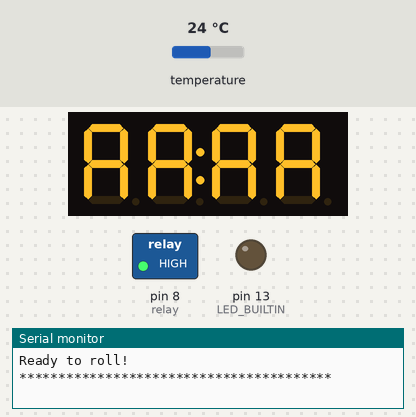
The program below on a simulated Arduino Nano, built with avr-gcc and run on an emulated ATmega328P. On the bench: 4-digit seven-segment display, switched loads named in the program (green lamp = pin HIGH), output pins drawn as LEDs (lit = HIGH), the last lines printed to the serial monitor. Inputs (shaded band) come from the test bench; at power-on: temperature 24 °C.

Above: at 0.1 s.
At 31.9 s:
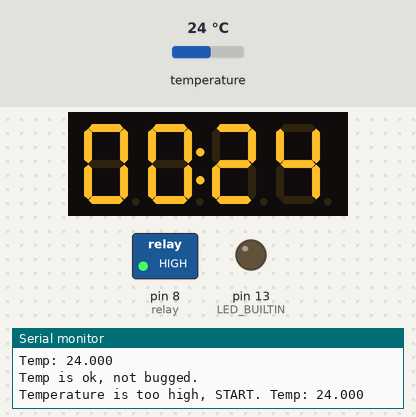
At 63.7 s:
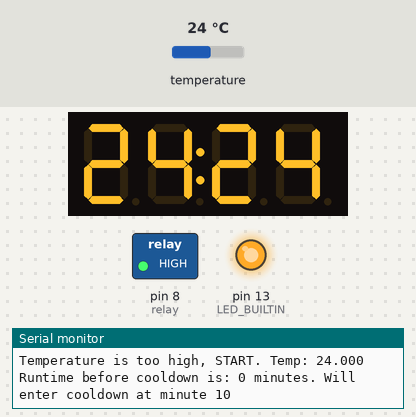
At 128.5 s:
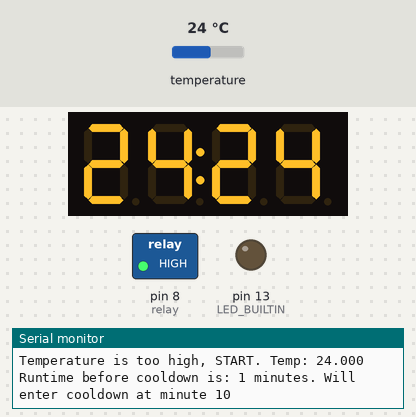
Timing chart, 0 to 130.0 s (numbered marks = the images above):
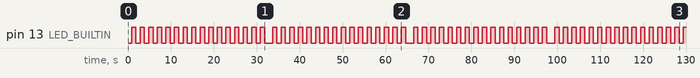

The program:

main.cpp
```cpp
#include <Arduino.h>
#include <OneWire.h>
#include <DallasTemperature.h>
#include <TM1637.h>

// todo: use multiple files

// Enable either the kegerator or the fermenter temperatures to adapt the fridge to that setting.

// KEGERATOR
float idealMinimum = 4;
float idealMaximum = 8;
// FERMENTER
// float idealMinimum = 20;
// float idealMaximum = 23;

// ******************************

// TEMPERATURE
// Data wire is plugged into port 2 on the Arduino
#define ONE_WIRE_BUS 2
// Setup a oneWire instance to communicate with any OneWire devices (not just Maxim/Dallas temperature ICs)
OneWire oneWire(ONE_WIRE_BUS);
// Pass our oneWire reference to Dallas Temperature.
DallasTemperature sensors(&oneWire);

// ******************************

// RELAY
int relay = 8;
volatile byte relayState = LOW;

// ******************************

// DISPLAY
int CLK = 3;
int DIO = 4;
TM1637 tm(CLK,DIO);
// 1 2 3 4 5 6 7 8 9 10(a) 11(b) 12(c) 13(d) 14(e) 15(f)

// ******************************

// GENERIC
int oneSecond = 1000;
long oneMinute = 60000;
long workingTimeBeforeCooldown = oneMinute * 10;
long cooldownPeriod = oneMinute * 2;

float prevtemp = 0.0;
unsigned long totalRuntime = 0;
long runTimeBeforeCooldown = 0;

void triggerTheFridge(float temp);
float getTemp(void);
float errorResistance(float temp);
void setDisplay(int currentTemp, int prevTemp);
bool isTempIsNotBugged(float temp);
void coolDownTheCompressor();
void blinkWhileDelaying(long delayAmount, int blinkFrequency);

void setup(void)
{
  // start serial port
  Serial.begin(9600);
  Serial.println("Ready to roll!\n****************************************");

  // Initialize Display
  int aa = 10;
  tm.set(5);
  tm.point(1);
  tm.display(0, aa);
  tm.display(1, aa);
  tm.display(2, aa);
  tm.display(3, aa);

  // Start up the library
  sensors.begin();

  // Begin relay
  // Pin for relay module set as output
  pinMode(relay, OUTPUT);
  digitalWrite(relay, HIGH);

  // Init built in led for signalling error handling
  pinMode(LED_BUILTIN, OUTPUT);
}

void loop(void)
{
  float temp = getTemp();
  temp = errorResistance(temp);

  setDisplay((int)temp, (int)prevtemp);

  triggerTheFridge(temp);

  prevtemp = temp;

  if (runTimeBeforeCooldown != 0)
  {
    Serial.println("Runtime before cooldown is: " + String(runTimeBeforeCooldown / oneMinute) + " minutes. Will enter cooldown at minute " + String(workingTimeBeforeCooldown / oneMinute)); // This runtime feature needs improvement
  }

  coolDownTheCompressor();
  blinkWhileDelaying(oneMinute / 2, oneSecond * 2);
  // Serial.println("Loop complete. Total runtime is: " + String(totalRuntime / oneMinute) + " minutes."); // todo: needs a solution. Maybe only add when setting it to zero?
  Serial.println("\n\n");
}

// The temp sensor is probably having some mechanical problems. This band aids it.
float errorResistance(float temp)
{
  if (isTempIsNotBugged(temp))
  {
    Serial.println("Temp is ok, not bugged.");
    return temp;
  }

  Serial.println("Temp is bugged!");
  long tenSecs = oneSecond*10;
  long fiveMins = oneMinute*5;
  for (long i = tenSecs; i <= fiveMins; i += tenSecs)
  {
    Serial.println("Error resistance has been triggered. Delay for " + String(i / oneSecond) + " seconds");

    blinkWhileDelaying(i, 300);

    temp = getTemp();

    if (isTempIsNotBugged(temp))
    {
      Serial.println("Error resolved, correct temp is: " + String(temp, 3));
      return temp;
    }
  }

  Serial.println("Error still continues: " + String(temp, 3));
  return temp;
}

bool isTempIsNotBugged(float temp)
{
  return temp > -4 && temp < 50;
}

float getTemp(void)
{
  // call sensors.requestTemperatures() to issue a global temperature
  // request to all devices on the bus
  sensors.requestTemperatures(); // Send the command to get temperatures
  float temp = sensors.getTempCByIndex(0);
  Serial.println("Temp: " + String(temp, 3));

  return temp;
}

void setDisplay(int currentTemp, int prevTemp)
{
  int ff = 15;

  if (isTempIsNotBugged(prevTemp))
  {
    tm.display(0, prevTemp / 10 % 10);
    tm.display(1, prevTemp % 10);
  } else {
    tm.display(0, ff);
    tm.display(1, ff);
  }

  if (isTempIsNotBugged(currentTemp))
  {
    tm.display(2, currentTemp / 10 % 10);
    tm.display(3, currentTemp % 10);
  } else {
    tm.display(2, ff);
    tm.display(3, ff);
  }
}

void triggerTheFridge(float temp)
{
  if (temp > idealMinimum && temp < idealMaximum)
  {
    digitalWrite(relay, LOW);
    Serial.println("Temperature is in the ideal range, SUSPEND. Temp: " + String(temp, 3));
  }
  else if(!isTempIsNotBugged(temp)){
    digitalWrite(relay, LOW);
    Serial.println("Looks like a buggy temp, SUSPEND. Temp: " + String(temp, 3));
  }
  else if (temp < idealMinimum)
  {
    digitalWrite(relay, LOW);
    Serial.println("Temperature is low, SUSPEND. Temp: " + String(temp, 3));
  }
  else if (temp > idealMaximum)
  {
    Serial.println("Temperature is too high, START. Temp: " + String(temp, 3));
    digitalWrite(relay, HIGH);
  }
}

void coolDownTheCompressor()
{
  if (runTimeBeforeCooldown < workingTimeBeforeCooldown)
  {
    return;
  }
  if (digitalRead(relay) == LOW)
  {
    runTimeBeforeCooldown = 0;
    return;
  }

  Serial.print("Compressor needs to cool down for " + String(cooldownPeriod/oneMinute) + " minutes... ");

  digitalWrite(LED_BUILTIN, HIGH);
  digitalWrite(relay, LOW);
  tm.display(2, 12); // c
  tm.display(3, 13); // d

  delay(cooldownPeriod);
  runTimeBeforeCooldown = 0;
  Serial.print("Cooldown complete.\n");
}

void blinkWhileDelaying(long delayAmount, int blinkFrequency)
{
  runTimeBeforeCooldown += delayAmount; // This will be used to cool down the fridge compressor if needed. Compressor is struggling.

  for (;delayAmount >= 0;)
  {
    digitalWrite(LED_BUILTIN, HIGH);
    delay(blinkFrequency/2);
    digitalWrite(LED_BUILTIN, LOW);
    delay(blinkFrequency/2);
    delayAmount = delayAmount - blinkFrequency;
  }
}
```

Measured:
- by itself, pin 13 (LED_BUILTIN): repeats every 32.9 s: HIGH 1.0 s, LOW 1.9 s, 15 × (HIGH 1.0 s, LOW 1.0 s)
